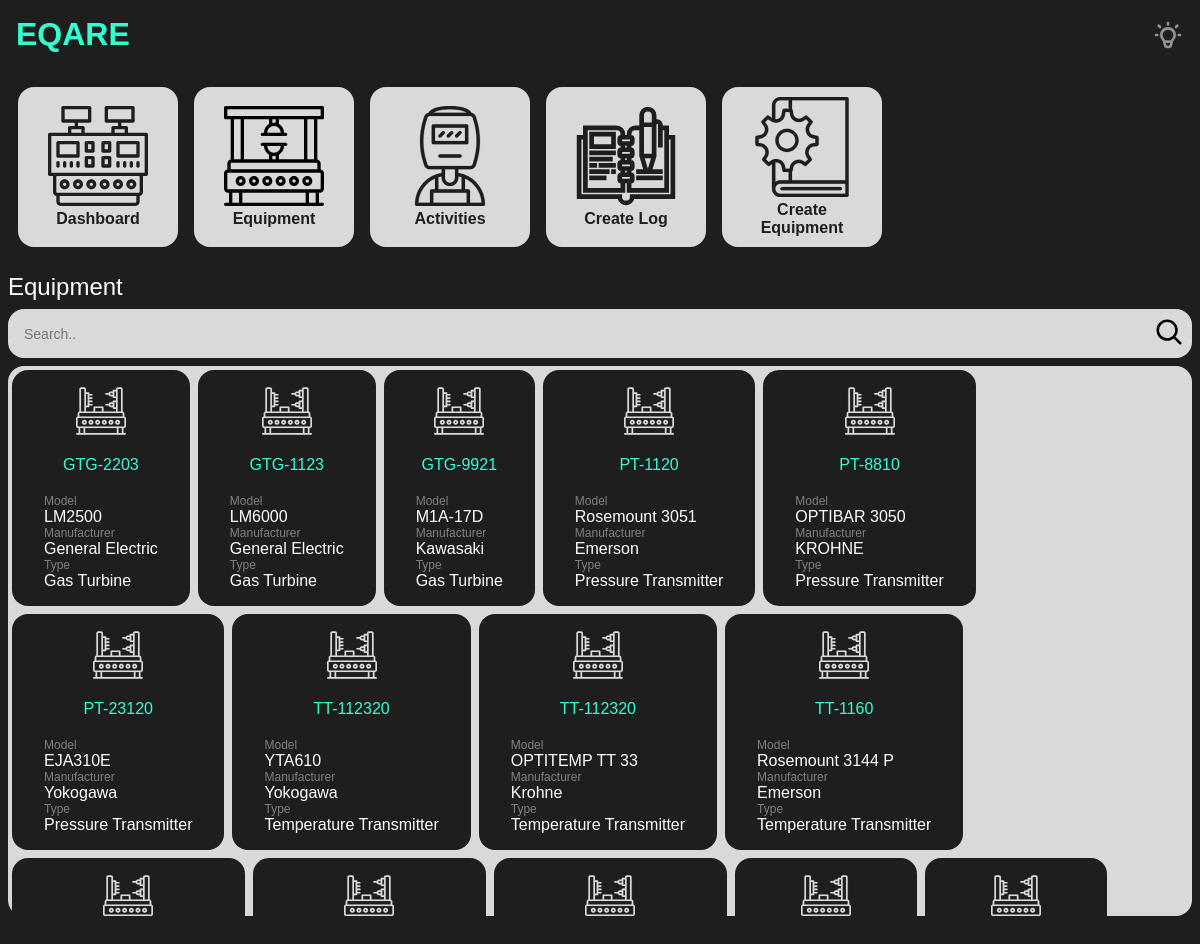
Page /equipmentPage.php on the committed database.
### tables this page shows
CREATE TABLE `equipmentDB` (
  `name` text NOT NULL,
  `model` text NOT NULL,
  `manufacturer` text NOT NULL,
  `type` text NOT NULL
);

### equipmentPage.php (the view, shortened to what this page needs)
<?php
require_once 'dbConnection.php';
$search = $_GET['searchEquipment'] ?? '';
if ($search !== '') {
    $stmt = $conn->prepare(
        "SELECT * FROM equipmentDB
         WHERE name LIKE :term
            OR model LIKE :term
            OR manufacturer LIKE :term
            OR type LIKE :term"
    );
    $term = '%' . $search . '%';
    $stmt->execute([':term' => $term]);
    $equipmentList = $stmt->fetchAll(PDO::FETCH_ASSOC);
} else {
    $stmt = $conn->query("SELECT * FROM equipmentDB");
    $equipmentList = $stmt->fetchAll(PDO::FETCH_ASSOC);
}
?>
<!DOCTYPE html>
<html>
<head>
    <link rel="stylesheet" href="styles.css">
</head>
<body>
	<header class="mainTitle"
        style="display:flex;
               align-items:center;
               justify-content:space-between;
               padding:16px;
               background-color:#1E1E1E;
               color:#31FFD2;
               font-size:32px;
               font-weight:bold;
			   border-radius:16px;">
		<div>
			EQARE
		</div>
		<img class="bulb" src="img/bulb.svg" style="display:block; height:32px;" />
	</header>
	<div id="navBar"></div>
    <div class="content">
        <div class="pageTitle">Equipment</div>
        <form method="get" class="searchBar">
            <input type="text" name="searchEquipment" class="searchInput" placeholder="Search.." value="<?= $search?>" />
            <button type="submit">
                <img src="img/search.svg" width="30px" />
            </button>
        </form>
        <div class="searchResults">
            <div class="equipmentList">
<?php
    foreach($equipmentList as $row){
?>
        <div class="eqCard">
            <img src="img/machine.svg" />
            <div class="equipmentName"><?=$row['name']?></div>
                    <div class="infoBox">
                        <div class="infoLabel">Model</div>
                        <div class="infoValue"><?=$row['model']?></div>
                        <div class="infoLabel">Manufacturer</div>
                        <div class="infoValue"><?=$row['manufacturer']?></div>
                        <div class="infoLabel">Type</div>
                        <div class="infoValue"><?=$row['type']?></div>
                    </div>
        </div>
<?php
    }
?>
            </div>
        </div>
    </div>
</body>
</html>

### styles.css (style rules this page uses)
body { background-color: #1E1E1E; font-family: sans-serif; display: flex; flex-direction: column; height: 100%; overflow: hidden; margin: 0; }
.mainTitle { background-color: #1E1E1E; padding: 16px; color: #31FFD2; font-size: 32px; font-weight: bold; display: flex; flex-direction: row; justify-content: space-between; align-items: center; }
.content { display: flex; flex-direction: column; padding: 8px; color: white; }
.pageTitle { font-size: 24px; }
.equipmentList { overflow: scroll; -ms-overflow-style: none; scrollbar-width: none; height: 550px; flex: 1; display: flex; flex-wrap: wrap; align-content: flex-start; background-color: #D9D9D9; border-radius: 16px; }
.equipmentName { color: #31FFD2; }
.searchBar { display: flex; flex: 1; background-color: #D9D9D9; padding: 8px; border-radius: 16px; margin-top: 8px; margin-bottom: 8px; }
.searchBar input { flex: 1; border: none; outline: none; background: transparent; color: #1E1E1E; font-size: 14px; padding: 6px 8px; }
.searchResults { height: 600px; overflow: hidden; }
.infoLabel { color: gray; font-size: 12px; }
.infoValue { font-size: 16px; }
.infoBox { margin-top: 16px; margin-bottom: 16px; }
.eqCard { margin: 4px; border-radius: 16px; background-color: #1E1E1E; display: flex; flex-direction: column; align-items: center; justify-content: center; text-align: left; color: white; gap: 4px; padding-left: 32px; padding-right: 32px; }
.eqCard img { margin: 16px; width: 50px; }
button { background: none; border: none; padding: 0; cursor: pointer; }

### rows in the picture
equipmentdb: name "GTG-2203", model "LM2500", manufacturer "General Electric", type "Gas Turbine"
equipmentdb: name "GTG-1123", model "LM6000", manufacturer "General Electric", type "Gas Turbine"
equipmentdb: name "GTG-9921", model "M1A-17D", manufacturer "Kawasaki", type "Gas Turbine"
equipmentdb: name "PT-1120", model "Rosemount 3051", manufacturer "Emerson", type "Pressure Transmitter"
equipmentdb: name "PT-8810", model "OPTIBAR 3050", manufacturer "KROHNE", type "Pressure Transmitter"
equipmentdb: name "PT-23120", model "EJA310E", manufacturer "Yokogawa", type "Pressure Transmitter"
equipmentdb: name "TT-112320", model "YTA610", manufacturer "Yokogawa", type "Temperature Transmitter"
equipmentdb: name "TT-112320", model "OPTITEMP TT 33", manufacturer "Krohne", type "Temperature Transmitter"
equipmentdb: name "TT-1160", model "Rosemount 3144 P", manufacturer "Emerson", type "Temperature Transmitter"
